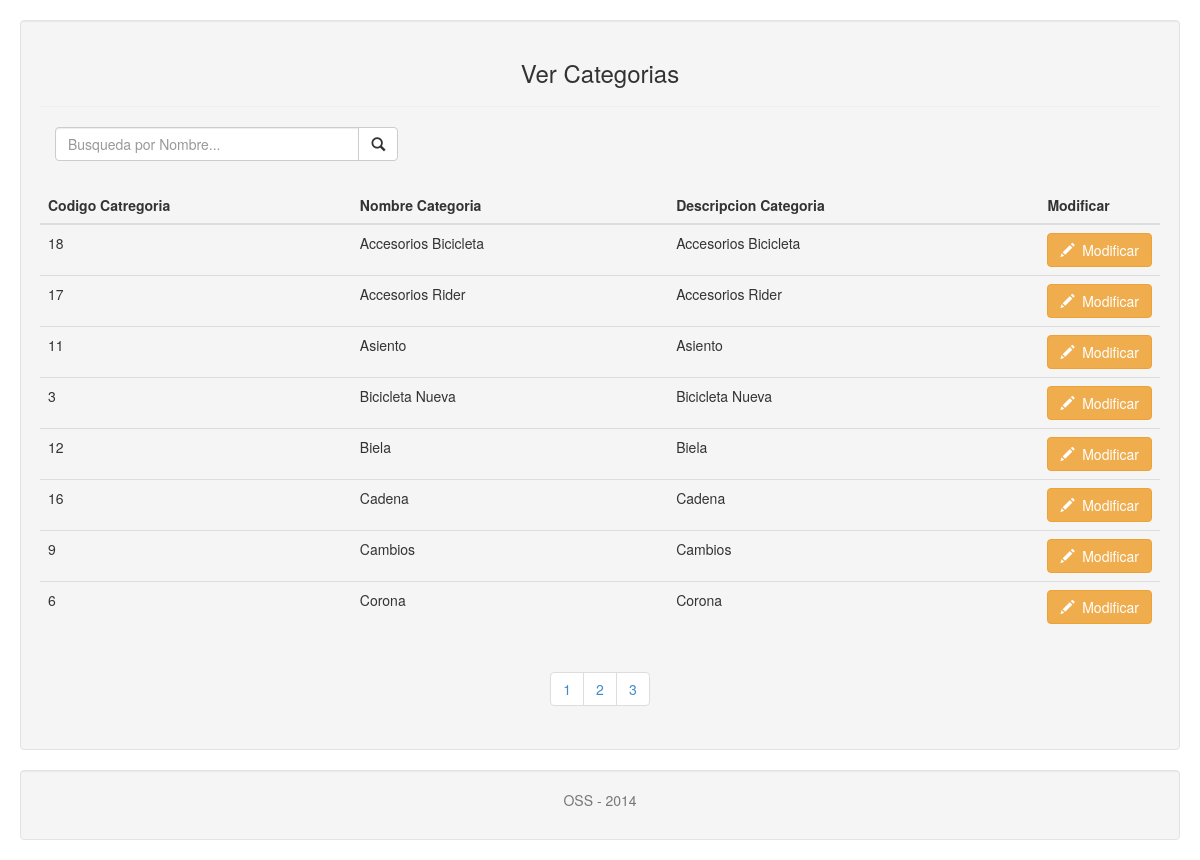
The page /admin/vista/vista_ver_categorias.php (signed in) on the database its author committed.
### tables this page shows
CREATE TABLE Categorias
(
  cat_id Int NOT NULL AUTO_INCREMENT,
  cat_nombre Varchar(50) NOT NULL,
  cat_descripcion Varchar(100),
 PRIMARY KEY (cat_id)
);

### admin/modelo/modelo_categorias.php (called while the page is built, shortened)
<?php
function conectar()
{
    $link=mysql_connect('localhost','root','') or die("Error en la Conexion.");
    return $link;
}
function muestraCategorias()
{
    $link=conectar();
    $a=array();
    $x=0;
    $sql=("SELECT * FROM categorias ORDER BY cat_nombre ASC");
    $res=mysql_query($sql, $link) or die("Error en: $sql: " . mysql_error());
    while($f=mysql_fetch_assoc($res))
    {
        $a[$x]=$f;
        $x++;
    }
    return $a;
}
?>

### admin/vista/vista_ver_categorias.php (the view, shortened to what this page needs)
<?php
include_once('../modelo/modelo_categorias.php');
$res = muestraCategorias();
?>
<!DOCTYPE html>
<html lang="en">
  <head>
    <link rel="stylesheet" type="text/css" href="../css/bootstrap.css"  />
 </head>
  <body>
          <div class="well" style="height:auto;">
           <h3 class="text-center">Ver Categorias</h3><hr>
           <form id="iform" name="iform">
            <div class="col-xs-6 col-md-4">
            <div class="input-group">
            <input type="text" id="txt_consulta" name="txt_consulta" class="form-control" placeholder="Busqueda por Nombre..." required/>
                <div class="input-group-btn">
                 <button type="submit" class="btn btn-default" id="btn_consulta">
                  <span class="glyphicon glyphicon-search"></span>
                  </button>
                </div>
            </div>
          </div>
           </form>
           <br>
           <br>
           <br>
           <table class="table">
            <thead>
                    <tr>
                        <th>
                            Codigo Catregoria
                        </th>
                        <th>
                             Nombre Categoria
                        </th>
                         <th>
                             Descripcion Categoria
                        </th>
                        <th>
                            Modificar
                        </th>
                    </tr>
            </thead>
             <tbody>
             <?php
             if(isset($_GET['txt_consulta']))
             {
                 $res2 = muestraCategoriaCod($_GET['txt_consulta']);
                 foreach ($res2 as $f) { ?>
                     <tr class="post">
                         <th style="font-weight:100"><?php echo $f['cat_id']; ?></th>
                         <th style="font-weight:100"><?php echo $f['cat_nombre']; ?></th>
                         <th style="font-weight:100"><?php echo $f['cat_descripcion']; ?></th>
                         <th width="30px"><a href="vista_ver_categorias.php?codigo=<?php print($f['cat_id'])?>" class="btn btn-warning"><span class="glyphicon glyphicon-pencil"></span>&nbsp Modificar</a></th>
                     </tr>
                 <?php
                 }
             }
             else
             {
             ?>
             <?php if($res==true) { ?>
             <?php
             foreach($res as $f)
             {
                 ?>
                 <tr class="post">
                     <th style="font-weight:100"><?php echo $f['cat_id']; ?></th>
                     <th style="font-weight:100"><?php echo $f['cat_nombre']; ?></th>
                     <th style="font-weight:100"><?php echo $f['cat_descripcion']; ?></th>
                     <th width="30px"><a href="vista_ver_categorias.php?codigo=<?php print($f['cat_id'])?>" class="btn btn-warning"><span class="glyphicon glyphicon-pencil"></span>&nbsp Modificar</a></th>
                 </tr>
             <?php
             }
             ?>
             </tbody>
               <?php }
               else
               {
                   echo ("<tr><td><h4>&nbsp;&nbsp;&nbsp;No hay categorias</h4></td></tr>");
               }   }?>
           </table>
              <?php include('/includes/paginador.php');  ?>
              <?php include('/includes/footer.php');  ?>
  </body>
</html>

### admin/vista/includes/paginador.php
<nav class="paginate text-center">
 </nav>
  </div>

### admin/vista/includes/footer.php
<section>
         <footer>
       <div class="well">
         <p class="text-muted" align="center">OSS - 2014</p>
   </div>
     </footer>
      </section>

### rows shown on the page
categorias: cat_id "18", cat_nombre "Accesorios Bicicleta", cat_descripcion "Accesorios Bicicleta"
categorias: cat_id "17", cat_nombre "Accesorios Rider", cat_descripcion "Accesorios Rider"
categorias: cat_id "11", cat_nombre "Asiento", cat_descripcion "Asiento"
categorias: cat_id "3", cat_nombre "Bicicleta Nueva", cat_descripcion "Bicicleta Nueva"
categorias: cat_id "12", cat_nombre "Biela", cat_descripcion "Biela"
categorias: cat_id "16", cat_nombre "Cadena", cat_descripcion "Cadena"
categorias: cat_id "9", cat_nombre "Cambios", cat_descripcion "Cambios"
categorias: cat_id "6", cat_nombre "Corona", cat_descripcion "Corona"
